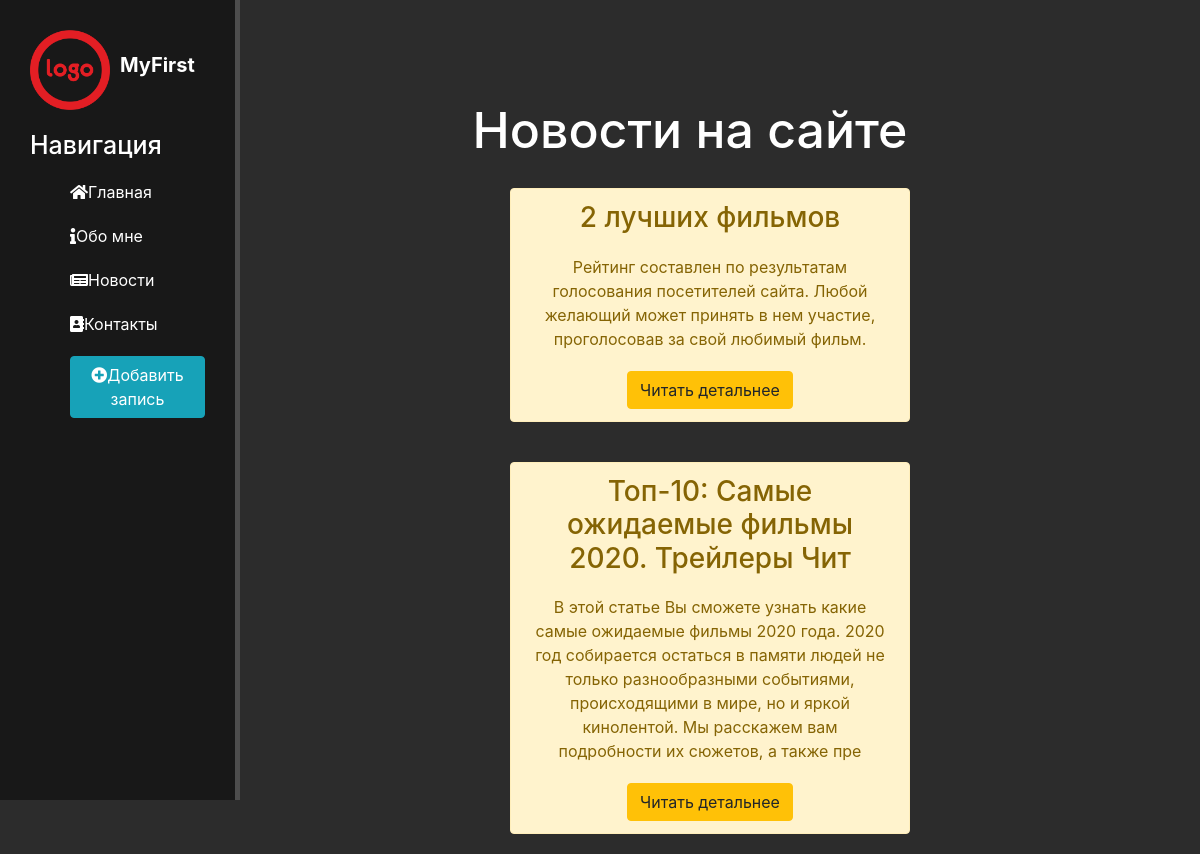
Page /news/ on the committed database.
### news/models.py (models this page shows, shortened)
class Articles(models.Model):
    title = models.CharField('Название', max_length=50)
    anons = models.CharField('Анонс', max_length=250)
    full_text = models.TextField('Статья')
    date = models.DateTimeField('Дата публикации')
    class Meta:
        verbose_name = 'Новость'
        verbose_name_plural = 'Новости'

### news/views.py (the view)
# urls.py: path('', views.news_home, name='news_home'),
def news_home(request):
    news = Articles.objects.order_by('-date')
    return render(request, 'news/news_home.html', {'news': news})

### news/templates/news/news_home.html (shortened to what this page needs)
{%extends 'main/layout.html'%}
{% block content %}
    <div class="features">
        <h1>Новости на сайте</h1>
        {% if news %}
            {% for el in news %}
                <div class="alert alert-warning">
                    <h3>{{ el.title }}</h3>
                    <p>{{ el.anons }}</p>
                    <a href="{% url 'news-detail' el.id %}" class="btn btn-warning">Читать детальнее</a>
                </div>
        {% endfor %}
            {% else %}
                <p>У вас нет записей!</p>
        {% endif %}
    </div>
{% endblock %}

### main/templates/main/layout.html (shortened to what this page needs)
{% load static %}
<!doctype html>
<html lang="ru">
<head>
    <link rel="stylesheet" href="https://stackpath.bootstrapcdn.com/bootstrap/4.5.2/css/bootstrap.min.css">
    <link rel="stylesheet" href="{% static 'main/css/main.css'%}">
    <link rel="stylesheet" href="https://use.fontawesome.com/releases/v5.8.2/css/all.css">
</head>
<body>
    <aside>
        <img src="{% static 'main/img/logo.png' %}" alt="">
        <span class="logo">MyFirst</span>
        <h3>Навигация</h3>
    <ul>
        <a href="{% url 'home' %}"><li><i class="fas fa-home"></i>Главная</li></a>
        <a href="{% url 'about' %}"><li><i class="fas fa-info"></i>Обо мне</li></a>
        <a href="{% url 'news_home' %}"><li><i class="fas fa-newspaper"></i>Новости</li></a>
        <a href="{% url 'contacts' %}"><li><i class="fas fa-address-book"></i>Контакты</li></a>
        <a href="{% url 'create' %}"><li><button class="btn btn-info"><i class="fas fa-plus-circle"></i>Добавить запись</button></li></a>
    </ul>
</aside>
<main>
    {%block content%}
    {%endblock%}
</main>
</body>
</html>

### main/static/main/css/main.css (style rules this page uses)
body { background: #2c2c2c; }
aside { float: left; background: #181818; width: 20%; padding: 2.5%; height: 100vh; color: #fff; border-right: 5px solid #4d4d4d; }
aside img { width: 80px; height: 80px; float: left; font-weight: bold; }
aside .logo { font-size: 20px; margin-left: 10px; font-weight: bold; position: relative; top: 20px; }
aside h3 { margin-top: 70px; font-size: 25px; }
aside ul { list-style: none; }
aside ul li { color : #fff; display: block; margin-top: 20px; transition: transform .6s ease; }
main .features { float: left; color : #fff; margin-top: 100px; text-align: center; width: 75%; }
main .features h1 { font-size: 50px; }
main .features p { max-width: 400px; margin: 20px auto }
.alert-warning { float: left; clear: both; width: 400px; margin: 20px 30%; text-align: center; }

### rows in the picture
Articles: title "2 лучших фильмов", anons "Рейтинг составлен по результатам голосования посетителей сайта. Любой желающий может принять в нем участие, проголосовав за свой любимый фильм."
Articles: title "Топ-10: Самые ожидаемые фильмы 2020. Трейлеры Чит", anons "В этой статье Вы сможете узнать какие самые ожидаемые фильмы 2020 года. 2020 год собирается остаться в памяти людей не только разнообразными событиями, происходящими в мире, но и яркой кинолентой. Мы расскажем вам подробности их сюжетов, а также пре"
